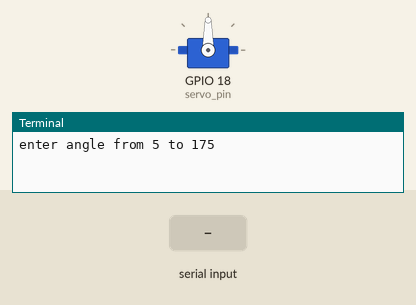
A program run on a simulated Raspberry Pi (BCM pin numbers). Shown: servo, the last lines printed to the terminal. The test bench sets the inputs (shaded band). Servo angles are drawn from the pulse width (0.5 ms = 0°, 2.5 ms = 180°).

Above: at 1.2 s.
1.3 s: "5" typed at the terminal, then Enter
At 2.5 s:
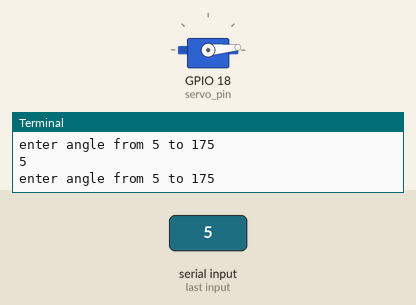
2.8 s: "90" typed at the terminal, then Enter
At 3.6 s:
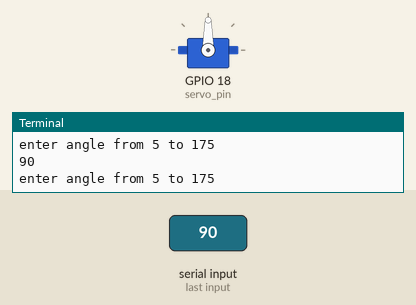
Timing chart, 0 to 5.8 s (numbered marks = the images above; inputs shaded):
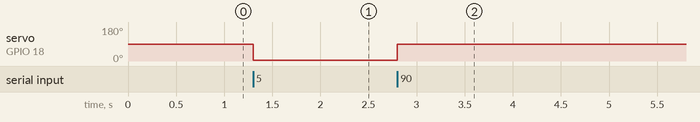

Measured:
- after the input at 1.3 s, servo on GPIO 18 (servo_pin): 90° → 5° at once
- after the input at 2.8 s, servo on GPIO 18 (servo_pin): 5° → 90° at once

The program:

sg90_angle.py
```python
import RPi.GPIO as GPIO
import time

def angle_to_duty_cycle(angle):
	return 2.5 + (angle/18)

servo_pin = 18

GPIO.setmode(GPIO.BCM)
GPIO.setup(servo_pin,GPIO.OUT)

pwm = GPIO.PWM(servo_pin,50)
pwm.start(7.5)

try:
	while True:
		angle = float(input('enter angle from 5 to 175'))
		if 5 <= angle <= 175:
			duty_cycle = angle_to_duty_cycle(angle)
			pwm.ChangeDutyCycle(duty_cycle)
			#time.sleep(1)
		else:
			print('try again')

except KeyboardInterrupt:
	pwm.stop()
	GPIO.cleanup()
```
